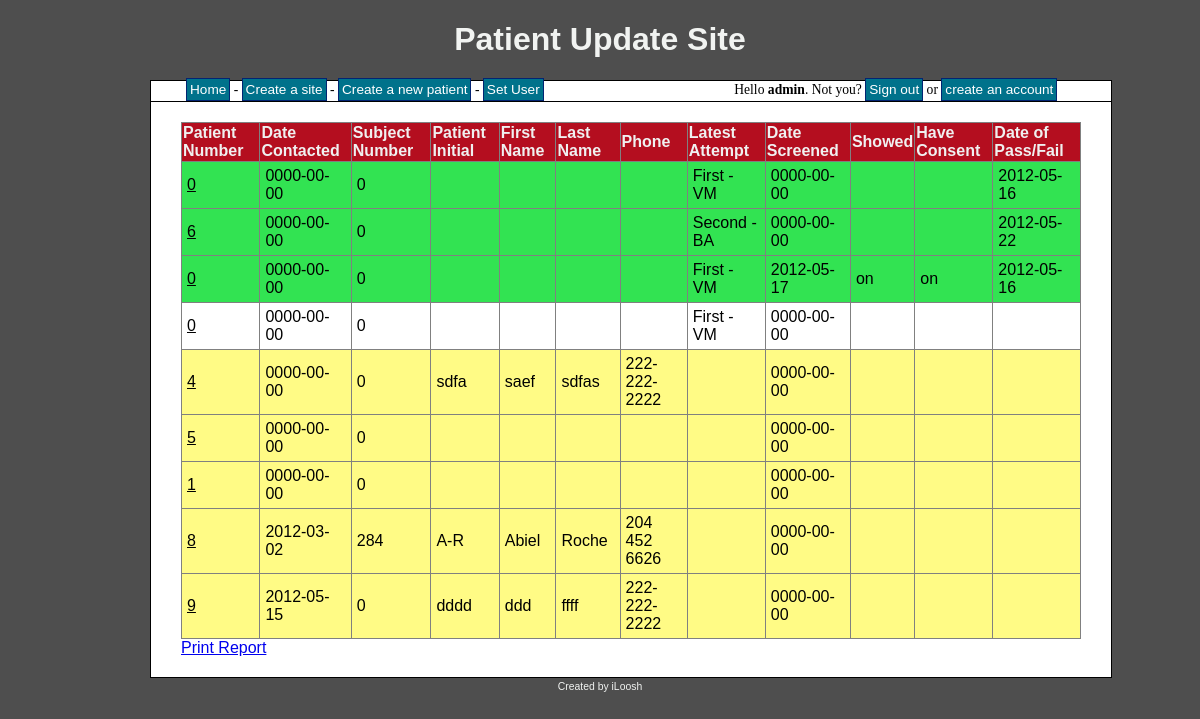
The app's page /site.php?id=6 (signed in) with its own data.
### tables this page shows
CREATE TABLE IF NOT EXISTS `sites` (
  `site_id` int(8) NOT NULL AUTO_INCREMENT,
  `site_name` varchar(30) NOT NULL,
  `site_study` varchar(255) NOT NULL,
  `site_address` varchar(255) NOT NULL,
  `site_phone` varchar(30) NOT NULL,
  `site_fax` varchar(30) NOT NULL,
  `site_user` int(8) NOT NULL,
  PRIMARY KEY (`site_id`),
  KEY `site_user` (`site_user`)
);

CREATE TABLE IF NOT EXISTS `patients` (
  `patient_id` int(8) NOT NULL AUTO_INCREMENT,
  `patient_num` int(8) NOT NULL,
  `patient_dateContacted` date NOT NULL,
  `patient_subjectNum` int(8) NOT NULL,
  `patient_initial` varchar(30) NOT NULL,
  `patient_fName` varchar(255) NOT NULL,
  `patient_lName` varchar(255) NOT NULL,
  `patient_phone` varchar(255) NOT NULL,
  `patient_firstAtt` varchar(10) NOT NULL,
  `patient_secondAtt` varchar(10) NOT NULL,
  `patient_thirdAtt` varchar(10) NOT NULL,
  `patient_dateScreened` date NOT NULL,
  `patient_show` varchar(10) NOT NULL,
  `patient_comment` text NOT NULL,
  `patient_dateEnroll` date NOT NULL,
  `patient_dateScreeFail` date NOT NULL,
  `patient_failCriteria` varchar(255) NOT NULL,
  `patient_consent` varchar(10) NOT NULL,
  `patient_status` varchar(255) NOT NULL,
  `patient_site` int(8) NOT NULL,
  `patient_PDFform` varchar(255) NOT NULL,
  PRIMARY KEY (`patient_id`),
  KEY `patient_site` (`patient_site`)
);

### site.php (the view, shortened to what this page needs)
<?php
include 'header.php';
if($_SESSION['signed_in']){
	$sql = "SELECT  site_user
			FROM sites
			WHERE site_id = " . mysql_real_escape_string($_GET['id']);
	$result = mysql_query($sql);
	while($row = mysql_fetch_array($result))
	{
		if($_SESSION['user_level'] == 1 || $row['site_user'] == $_SESSION['user_id']){
			$sqlP = "SELECT
						patient_id,
						patient_num,
						patient_dateContacted,
						patient_subjectNum,
						patient_initial,
						patient_fName,
						patient_lName,
						patient_phone,
						patient_firstAtt,
						patient_secondAtt,
						patient_thirdAtt,
						patient_dateScreened,
						patient_show,
						patient_comment,
						patient_dateEnroll,
						patient_dateScreeFail,
						patient_failCriteria,
						patient_consent,
						patient_status,
						patient_site
					FROM
						patients";
			$resultP = mysql_query($sqlP);
			if(!$resultP)
			{
				echo 'Error while selecting from database. Please try again later.';
			}
			else
			{
				if(mysql_num_rows($resultP) == 0)
				{
					if($_SESSION['user_level'] == 1)
					{
						echo 'You have not created any record in this Site.<br>';
						echo '<a href="create_patient.php">Create one now</a>';
					}
					else
					{
						echo 'There are now records in this site';
					}
				}
				else
				{
					echo '<table border="1">
						  <tr>
						  	<th>Patient Number</th>
							<th>Date Contacted</th>
							<th>Subject Number</th>
							<th>Patient Initial</th>
							<th>First Name</th>
							<th>Last Name</th>
							<th>Phone</th>
							<th>Latest Attempt</th>
							<th>Date Screened</th>
							<th>Showed</th>
							<th>Have Consent</th>
							<th>Date of Pass/Fail</th>
						  </tr>';
					while($rowP = mysql_fetch_assoc($resultP))
					{
						if($_GET['id'] == $rowP['patient_site'])
						{
							echo '<tr';
							if($_SESSION['user_level'] == 1)
							{
								if($rowP['patient_status'] == "FOLLOWUP"){
									echo ' bgcolor="#FFFFFF" ';
								}
								else if($rowP['patient_status'] == "CONTACT"){
									echo ' bgcolor="#FFFB85" ';
								}
								else if($rowP['patient_status'] == "ENROLLED"){
									echo ' bgcolor="#32E352" ';
								}
							}
							echo '>';
							echo '<td><a href="patient.php?pat=' . $rowP['patient_id'] . '&site=' . $rowP['patient_site'] . '">' . $rowP['patient_num'] . '</td>';
							echo '<td>' . $rowP['patient_dateContacted'] . '</td>';
							echo '<td>' . $rowP['patient_subjectNum'] . '</td>';
							echo '<td>' . $rowP['patient_initial'] . '</td>';
							echo '<td>' . $rowP['patient_fName'] . '</td>';
							echo '<td>' . $rowP['patient_lName'] . '</td>';
							echo '<td>' . $rowP['patient_phone'] . '</td>';
							if(($rowP['patient_firstAtt'] == "") && ($rowP['patient_secondAtt'] == "") && ($rowP['patient_thirdAtt'] == ""))
							{
								echo '<td>' . $rowP['patient_firstAtt'] . '</td>';
							}
							else if(!($rowP['patient_firstAtt'] == "") && ($rowP['patient_secondAtt'] == "") && ($rowP['patient_thirdAtt'] == ""))
							{
								echo '<td>First - ' . $rowP['patient_firstAtt'] . '</td>';
							}
							else if(!($rowP['patient_firstAtt'] == "") && !($rowP['patient_secondAtt'] == "") && ($rowP['patient_thirdAtt'] == ""))
							{
								echo '<td>Second - ' . $rowP['patient_secondAtt'] . '</td>';
							}
							echo '<td>' . $rowP['patient_dateScreened'] . '</td>';
							echo '<td>' . $rowP['patient_show'] . '</td>';
							echo '<td>' . $rowP['patient_consent'] . '</td>';
							echo '<td>';
							if($rowP['patient_dateEnroll'] == "0000-00-00" && $rowP['patient_dateScreeFail'] == "0000-00-00")
							{
								echo '</td>';
							}
							else if($rowP['patient_dateEnroll'] != "0000-00-00" && $rowP['patient_dateScreeFail'] == "0000-00-00")
							{
								echo $rowP['patient_dateEnroll'] . '</td>';
							}
							else if($rowP['patient_dateEnroll'] == "0000-00-00" && $rowP['patient_dateScreeFail'] != "0000-00-00")
							{
								echo $rowP['patient_dateScreeFail'] . '</td>';
							}
							echo '</tr>';
						}
					}
					echo '</table>';
					if($_SESSION['user_level'] == 1)
					{
						echo '<a href="sitePrint.php?site=' . $_GET['id']. '" >Print Report</a>';
					}
				}
			}
		}
		else
			echo 'Access to this page is denied';
	}
}
else{
	echo 'You must be signed in to view this page';
}
include 'footer.php';
?>

### style.css (style rules this page uses)
body { background-color: #4E4E4E; text-align: center; }
table { border-collapse: collapse; width: 100%; }
table a { color: #000; }
th { background-color: #B40E1F; color: #F0F0F0; }
td { padding: 5px; }

### records on screen
patients: patient_num "0", patient_dateContacted "0000-00-00", patient_subjectNum "0", patient_firstAtt "VM", patient_dateScreened "0000-00-00", patient_dateEnroll "2012-05-16"
patients: patient_num "6", patient_dateContacted "0000-00-00", patient_subjectNum "0", patient_secondAtt "BA", patient_dateScreened "0000-00-00", patient_dateEnroll "2012-05-22"
patients: patient_num "0", patient_dateContacted "0000-00-00", patient_subjectNum "0", patient_firstAtt "VM", patient_dateScreened "2012-05-17", patient_show "on", patient_consent "on", patient_dateEnroll "2012-05-16"
patients: patient_num "0", patient_dateContacted "0000-00-00", patient_subjectNum "0", patient_firstAtt "VM", patient_dateScreened "0000-00-00"
patients: patient_num "4", patient_dateContacted "0000-00-00", patient_subjectNum "0", patient_initial "sdfa", patient_fName "saef", patient_lName "sdfas", patient_phone "222-222-2222", patient_dateScreened "0000-00-00"
patients: patient_num "5", patient_dateContacted "0000-00-00", patient_subjectNum "0", patient_dateScreened "0000-00-00"
patients: patient_num "1", patient_dateContacted "0000-00-00", patient_subjectNum "0", patient_dateScreened "0000-00-00"
patients: patient_num "8", patient_dateContacted "2012-03-02", patient_subjectNum "284", patient_initial "A-R", patient_fName "Abiel", patient_lName "Roche", patient_phone "204 452 6626", patient_dateScreened "0000-00-00"
patients: patient_num "9", patient_dateContacted "2012-05-15", patient_subjectNum "0", patient_initial "dddd", patient_fName "ddd", patient_lName "ffff", patient_phone "222-222-2222", patient_dateScreened "0000-00-00"

### other values on screen
$_SESSION['user_name'] "admin"
